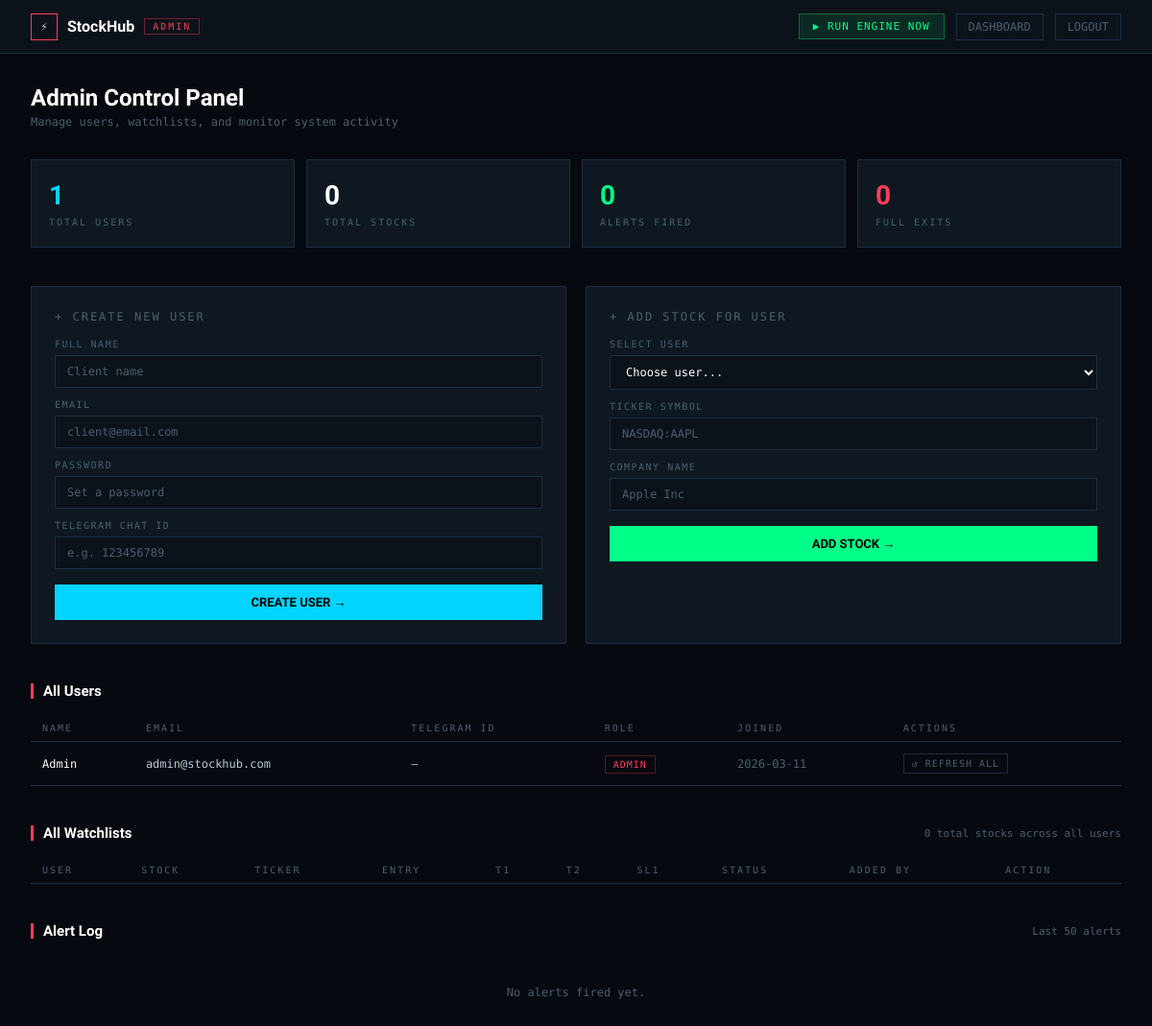
Page /admin (signed in) on the earlier database version.
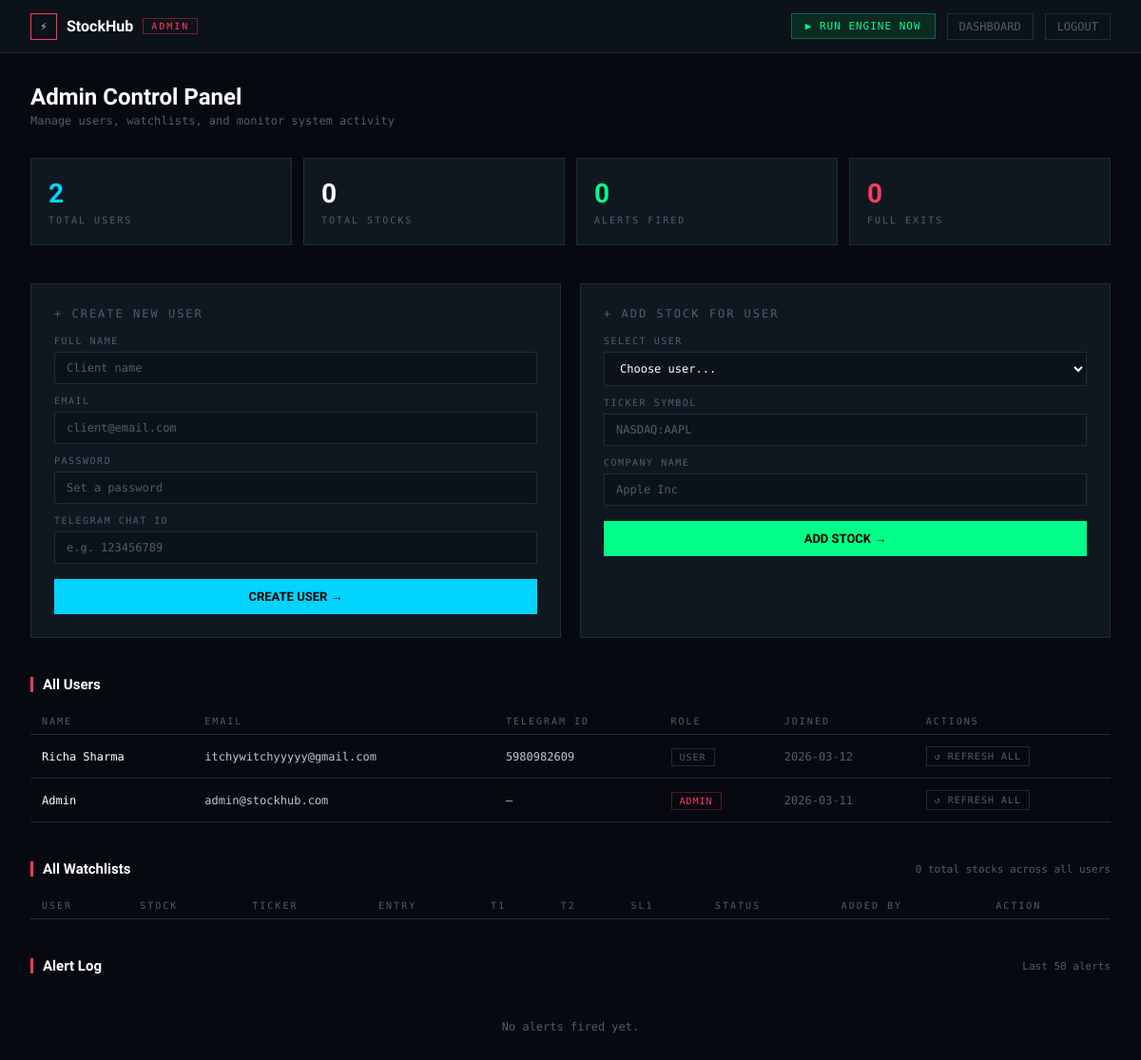
Same page on the later database version.
### tables this page shows
CREATE TABLE users (
            id INTEGER PRIMARY KEY AUTOINCREMENT,
            name TEXT NOT NULL,
            email TEXT UNIQUE NOT NULL,
            password TEXT NOT NULL,
            telegram_chat_id TEXT,
            is_admin INTEGER DEFAULT 0,
            created_at TIMESTAMP DEFAULT CURRENT_TIMESTAMP
        );

### app.py (the view)
@app.route("/admin")
@admin_required
def admin_panel():
    users  = db.get_all_users()
    stocks = db.get_all_watchlist()
    logs   = db.get_alert_log(limit=50)
    return render_template("admin.html", users=users, stocks=stocks, logs=logs)

### app.py (called while the page is built)
def admin_required(f):
    @wraps(f)
    def decorated(*args, **kwargs):
        if "user_id" not in session:
            return redirect(url_for("login"))
        user = db.get_user_by_id(session["user_id"])
        if not user or not user["is_admin"]:
            return redirect(url_for("dashboard"))
        return f(*args, **kwargs)
    return decorated

### database.py (called while the page is built)
def get_db():
    conn = sqlite3.connect(DB_PATH)
    conn.row_factory = sqlite3.Row
    return conn

def get_user_by_id(user_id):
    conn = get_db()
    user = conn.execute("SELECT * FROM users WHERE id = ?", (user_id,)).fetchone()
    conn.close()
    return user

def get_all_users():
    conn = get_db()
    users = conn.execute("SELECT id, name, email, telegram_chat_id, is_admin, created_at FROM users ORDER BY created_at DESC").fetchall()
    conn.close()
    return users

def get_all_watchlist():
    conn = get_db()
    stocks = conn.execute("""
        SELECT w.*, u.name as user_name, u.email as user_email
        FROM watchlist w JOIN users u ON w.user_id = u.id
        ORDER BY w.created_at DESC
    """).fetchall()
    conn.close()
    return stocks

def get_alert_log(user_id=None, limit=50):
    conn = get_db()
    if user_id:
        logs = conn.execute("""
            SELECT a.*, u.name as user_name FROM alert_log a
            JOIN users u ON a.user_id = u.id
            WHERE a.user_id = ? ORDER BY a.sent_at DESC LIMIT ?
        """, (user_id, limit)).fetchall()
    else:
        logs = conn.execute("""
            SELECT a.*, u.name as user_name FROM alert_log a
            JOIN users u ON a.user_id = u.id
            ORDER BY a.sent_at DESC LIMIT ?
        """, (limit,)).fetchall()
    conn.close()
    return logs

### templates/admin.html (shortened to what this page needs)
<!DOCTYPE html>
<html lang="en">
<head>
</head>
<body>
<nav>
  <div class="nav-logo">
    <div class="nav-logo-icon">⚡</div>
    <span class="nav-logo-text">StockHub</span>
    <span class="nav-badge">ADMIN</span>
  </div>
  <div class="nav-right">
    <form method="POST" action="/admin/run_engine" style="display:inline">
      <button type="submit" class="engine-btn">▶ RUN ENGINE NOW</button>
    </form>
    <a href="/dashboard" class="nav-link">DASHBOARD</a>
    <a href="/logout" class="nav-link">LOGOUT</a>
  </div>
</nav>
<div class="page">
  <div class="page-title">Admin Control Panel</div>
  <div class="page-sub">Manage users, watchlists, and monitor system activity</div>
  <div class="stats-row">
    <div class="stat-card">
      <div class="stat-val accent">{{ users|length }}</div>
      <div class="stat-lbl">Total Users</div>
    </div>
    <div class="stat-card">
      <div class="stat-val">{{ stocks|length }}</div>
      <div class="stat-lbl">Total Stocks</div>
    </div>
    <div class="stat-card">
      <div class="stat-val green">{{ logs|length }}</div>
      <div class="stat-lbl">Alerts Fired</div>
    </div>
    <div class="stat-card">
      <div class="stat-val red">{{ stocks|selectattr('status', 'equalto', 'FULL EXIT')|list|length }}</div>
      <div class="stat-lbl">Full Exits</div>
    </div>
  </div>
  <div class="section">
    <div class="panel-grid">
      <div class="form-card">
        <div class="form-title">+ Create New User</div>
        <form method="POST" action="/admin/create_user">
          <div class="field"><label>Full Name</label><input type="text" name="name" placeholder="Client name" required></div>
          <div class="field"><label>Email</label><input type="email" name="email" placeholder="client@email.com" required></div>
          <div class="field"><label>Password</label><input type="password" name="password" placeholder="Set a password" required></div>
          <div class="field"><label>Telegram Chat ID</label><input type="text" name="telegram_chat_id" placeholder="e.g. 123456789"></div>
          <button type="submit" class="btn-submit">CREATE USER →</button>
        </form>
      </div>
      <div class="form-card">
        <div class="form-title">+ Add Stock for User</div>
        <form method="POST" action="/admin/add_stock">
          <div class="field">
            <label>Select User</label>
            <select name="user_id" required>
              <option value="">Choose user...</option>
            </select>
          </div>
          <div class="field"><label>Ticker Symbol</label><input type="text" name="ticker" placeholder="NASDAQ:AAPL" required></div>
          <div class="field"><label>Company Name</label><input type="text" name="company_name" placeholder="Apple Inc" required></div>
          <button type="submit" class="btn-submit green">ADD STOCK →</button>
        </form>
      </div>
    </div>
  </div>
  <div class="section">
    <div class="section-head">
      <div class="section-title">All Users</div>
    </div>
    <table class="data-table">
      <thead>
        <tr>
          <th>Name</th>
          <th>Email</th>
          <th>Telegram ID</th>
          <th>Role</th>
          <th>Joined</th>
          <th>Actions</th>
        </tr>
      </thead>
      <tbody>
        {% for user in users %}
        <tr>
          <td style="color:#fff;">{{ user.name }}</td>
          <td>{{ user.email }}</td>
          <td>{{ user.telegram_chat_id or '—' }}</td>
          <td>
            {% if user.is_admin %}
              <span class="pill pill-admin">ADMIN</span>
            {% else %}
              <span class="pill pill-user">USER</span>
            {% endif %}
          </td>
          <td style="color:var(--text-dim)">{{ user.created_at[:10] }}</td>
          <td>
            <form method="POST" action="/admin/refresh_all/{{ user.id }}" style="display:inline">
              <button type="submit" class="btn-sm green-btn">↺ REFRESH ALL</button>
            </form>
          </td>
        </tr>
        {% endfor %}
      </tbody>
    </table>
  </div>
  <div class="section">
    <div class="section-head">
      <div class="section-title">All Watchlists</div>
      <span style="font-size:11px; color:var(--text-dim);">{{ stocks|length }} total stocks across all users</span>
    </div>
    <table class="data-table">
      <thead>
        <tr>
          <th>User</th>
          <th>Stock</th>
          <th>Ticker</th>
          <th>Entry</th>
          <th>T1</th>
          <th>T2</th>
          <th>SL1</th>
          <th>Status</th>
          <th>Added By</th>
          <th>Action</th>
        </tr>
      </thead>
    </table>
  </div>
  <div class="section">
    <div class="section-head">
      <div class="section-title">Alert Log</div>
      <span style="font-size:11px; color:var(--text-dim);">Last 50 alerts</span>
    </div>
    {% if logs %}
    <table class="log-table">
      <thead>
        <tr><th>Time</th><th>User</th><th>Ticker</th><th>Alert Type</th><th>Price</th></tr>
      </thead>
      <tbody>
        {% for log in logs %}
        <tr>
          <td style="color:var(--text-dim)">{{ log.sent_at[:16] }}</td>
          <td style="color:var(--accent)">{{ log.user_name }}</td>
          <td style="color:#fff;">{{ log.ticker }}</td>
          <td>
            {% if 'TARGET' in log.alert_type %}<span style="color:var(--green)">{{ log.alert_type }}</span>
            {% elif 'SL' in log.alert_type %}<span style="color:var(--red)">{{ log.alert_type }}</span>
            {% else %}<span style="color:var(--yellow)">{{ log.alert_type }}</span>{% endif %}
          </td>
          <td>{{ log.price }}</td>
        </tr>
        {% endfor %}
      </tbody>
    </table>
    {% else %}
    <div style="padding:32px; text-align:center; color:var(--text-dim); font-size:12px;">No alerts fired yet.</div>
    {% endif %}
  </div>
</div>
</body>
</html>

Differences in the rows shown:
added users: name "Richa Sharma", email "itchywitchyyyyy@gmail.com", telegram_chat "5980982609", is_admin "USER", created_at "2026-03-12"
Other differences:
{{ users|length }}: "1" → "2"
